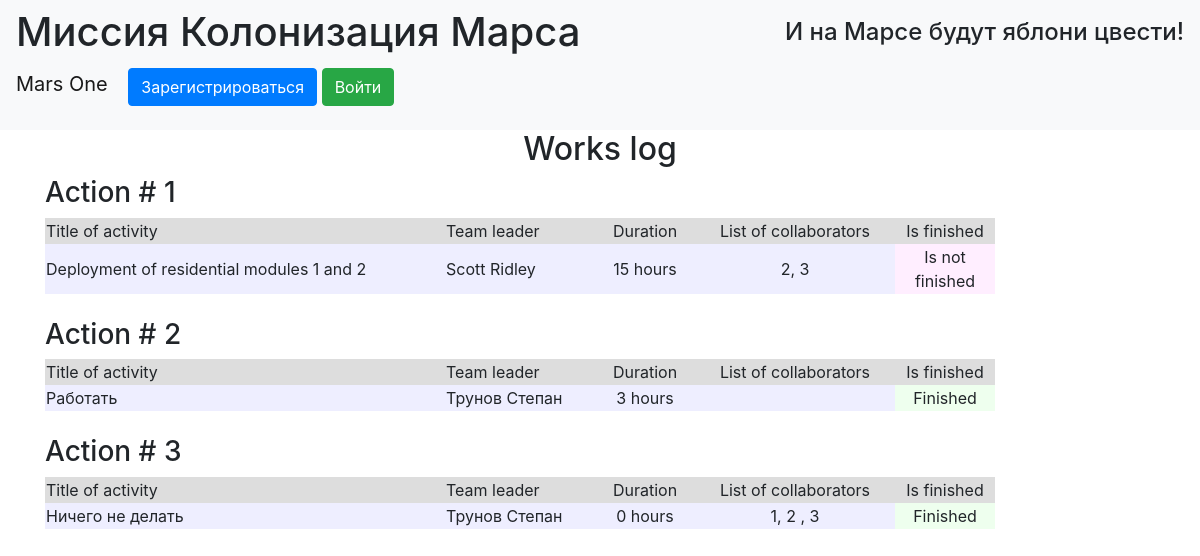
The page / on the database its author committed.
### data/jobs.py (models this page shows)
class Jobs(SqlAlchemyBase, SerializerMixin):
    __tablename__ = 'jobs'
    id = sqlalchemy.Column(sqlalchemy.Integer, primary_key=True, autoincrement=True)
    team_leader = sqlalchemy.Column(sqlalchemy.Integer, sqlalchemy.ForeignKey("users.id"))
    job = sqlalchemy.Column(sqlalchemy.String, nullable=True)
    work_size = sqlalchemy.Column(sqlalchemy.Integer, default=0)
    collaborators = sqlalchemy.Column(sqlalchemy.String, nullable=True)
    start_date = sqlalchemy.Column(sqlalchemy.DateTime, default=datetime.datetime.now)
    end_date = sqlalchemy.Column(sqlalchemy.DateTime, default=datetime.datetime.now)
    is_finished = sqlalchemy.Column(sqlalchemy.Boolean, default=False)
    user = orm.relationship('User')

### data/users.py (models this page shows, shortened)
class User(SqlAlchemyBase, UserMixin, SerializerMixin):
    __tablename__ = 'users'
    id = sqlalchemy.Column(sqlalchemy.Integer, primary_key=True, autoincrement=True)
    surname = sqlalchemy.Column(sqlalchemy.String, nullable=True)
    name = sqlalchemy.Column(sqlalchemy.String, nullable=True)
    age = sqlalchemy.Column(sqlalchemy.Integer, nullable=True)
    position = sqlalchemy.Column(sqlalchemy.String, nullable=True)
    speciality = sqlalchemy.Column(sqlalchemy.String, nullable=True)
    address = sqlalchemy.Column(sqlalchemy.String, nullable=True)
    email = sqlalchemy.Column(sqlalchemy.String, index=True, unique=True, nullable=True)
    hashed_password = sqlalchemy.Column(sqlalchemy.String, nullable=True)
    modified_date = sqlalchemy.Column(sqlalchemy.DateTime, default=datetime.datetime.now)
    jobs = orm.relationship("Jobs", back_populates='user')

### index.py (the view)
@app.route("/")
def index():
    session = db_session.create_session()
    jobs = session.query(Jobs).all()
    users = session.query(User).all()
    names = {name.id: (name.surname, name.name) for name in users}
    return render_template("index.html", jobs=jobs, names=names)

### data/db_session.py (called while the page is built)
def create_session() -> Session:
    global __factory
    return __factory()

### templates/index.html (shortened to what this page needs)
{% extends "base.html" %}
{% block content %}
<h2 align="center">Works log</h2>
{% for job in jobs %}
<h3>Action # {{ job.id }}</h3>
<div class="table_container">
    <table class="my_table">
        <tr class="my_row">
            <td class="title" width="400px" bgcolor="#dddddd">Title of activity</td>
            <td class="title" width="150px" bgcolor="#dddddd">Team leader</td>
            <td class="title" width="100px" bgcolor="#dddddd" align="center">Duration</td>
            <td class="title" width="200px" bgcolor="#dddddd" align="center">List of collaborators</td>
            <td class="title" width="100px" bgcolor="#dddddd" align="center">Is finished</td>
        </tr>
        <tr class="my_row">
            <td class="ordinary" bgcolor="#eeeeff">{{ job.job.capitalize() }}</td>
            <td class="ordinary" bgcolor="#eeeeff">{{ names[job.team_leader][0] }} {{ names[job.team_leader][1] }}</td>
            <td class="ordinary" bgcolor="#eeeeff" align="center">{{ job.work_size }} hours</td>
            <td class="ordinary" bgcolor="#eeeeff" align="center">{{ job.collaborators }}</td>
            {% if job.is_finished %}
            <td class="ordinary" bgcolor="#eeffee" align="center">Finished</td>
            {% else %}
            <td class="ordinary" bgcolor="#ffeeff" align="center">Is not finished</td>
            {% endif %}
        </tr>
    </table>
</div>
<br>
{% endfor %}
{% endblock %}

### templates/base.html (shortened to what this page needs)
<!doctype html>
<html lang="en">
<head>
    <link rel="stylesheet"
          href="https://stackpath.bootstrapcdn.com/bootstrap/4.4.1/css/bootstrap.min.css"
>
</head>
<body>
<header>
    <nav class="navbar navbar-light bg-light">
        <h1>Миссия Колонизация Марса</h1>
        <h4>И на Марсе будут яблони цвести!</h4>
        {% if current_user.is_authenticated %}
        <a class="navbar-brand" href="/logout">{{ current_user.name + " " + current_user.surname }}</a>
        {% else %}
    <p>
        <a class="navbar-brand" href="#">Mars One</a>
        <a class="btn btn-primary " href="/register">Зарегистрироваться</a>
        <a class="btn btn-success" href="/login">Войти</a>
    </p>
        {% endif %}
    </nav>
</header>
<main role="main" class="container">
    {% block content %}{% endblock %}
</main>
</body>
</html>

### rows shown on the page
Jobs: id "1", job "Deployment of residential modules 1 and 2", team_leader.surname "Scott", team_leader.name "Ridley", work_size "15", collaborators "2, 3", is_finished "Is not finished"
Jobs: id "2", job "Работать", team_leader.surname "Трунов", team_leader.name "Степан", work_size "3", is_finished "Finished"
Jobs: id "3", job "Ничего не делать", team_leader.surname "Трунов", team_leader.name "Степан", work_size "0", collaborators "1, 2 , 3", is_finished "Finished"
